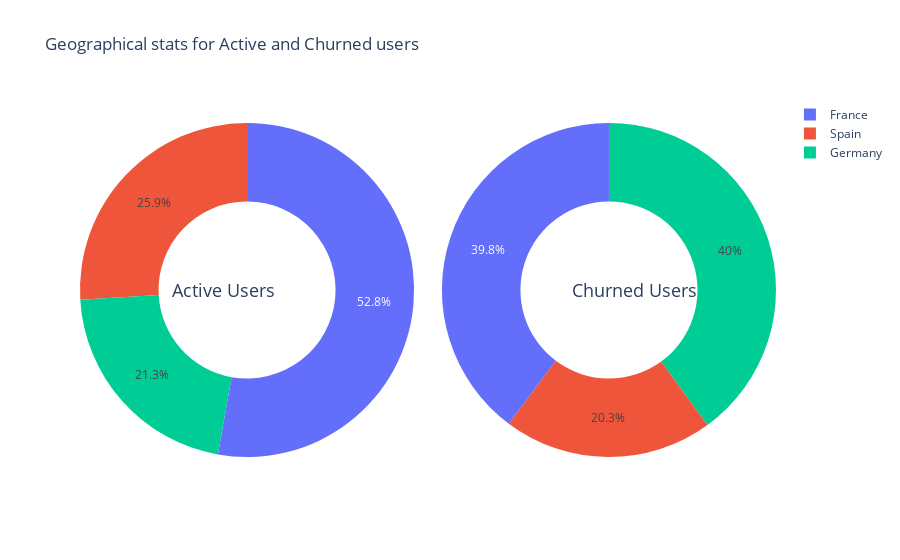

Notebook cell for this chart:
### Markdown cell above
**Geographical Customers (Active Vs Churned)**

### Code cell
enable_plotly_in_cell()
import plotly.graph_objs as go
from plotly.offline import iplot

labels_active = ['France','Spain', 'Germany']
values_active = [
    active_users[active_users['Geography']=='France'].shape[0],
    active_users[active_users['Geography']=='Spain'].shape[0],
    active_users[active_users['Geography']=='Germany'].shape[0]
                ]

trace_active = go.Pie(labels=labels_active, values=values_active, hole = .53, 
                      domain={"x": [0, .48]}, hoverinfo='label+percent+value')

labels_churned = ['France','Spain', 'Germany']
values_churned = [
    churned_users[churned_users['Geography']=='France'].shape[0],
    churned_users[churned_users['Geography']=='Spain'].shape[0],
    churned_users[churned_users['Geography']=='Germany'].shape[0]
                ]

trace_churned = go.Pie(labels=labels_churned, values=values_churned, hole = .53,
                       domain={"x": [0.52, 1]}, hoverinfo='label+percent+value')

layout={
    'title': 'Geographical stats for Active and Churned users',
    'annotations': [
        {'text': 'Active Users',                
         "x": 0.13, # Position of Text
         "y": 0.5,
         'showarrow':False,
         'font':{'size': 18}
        }, 
        {'text': 'Churned Users',
         "x": 0.89,
        "y": 0.5,
        'showarrow':False,
        'font':{'size': 18}
        }
    ]
}

fig = go.Figure(dict(data=[trace_active, trace_churned], layout=layout))
iplot(fig)

### Figure 1 — Plotly figure (JSON) as saved in the notebook; plotly's stock layout.template omitted (floating-point values rounded to 4 significant figures)
{"data": [{"domain": {"x": [0, 0.48]}, "labels": ["France", "Spain", "Germany"], "values": [4204, 2064, 1695], "hoverinfo": "label+percent+value", "hole": 0.53, "type": "pie"}, {"domain": {"x": [0.52, 1]}, "labels": ["France", "Spain", "Germany"], "values": [810, 413, 814], "hoverinfo": "label+percent+value", "hole": 0.53, "type": "pie"}], "layout": {"annotations": [{"y": 0.5, "text": "Active Users", "font": {"size": 18}, "x": 0.13, "showarrow": false}, {"y": 0.5, "text": "Churned Users", "font": {"size": 18}, "x": 0.89, "showarrow": false}], "title": {"text": "Geographical stats for Active and Churned users"}}}
